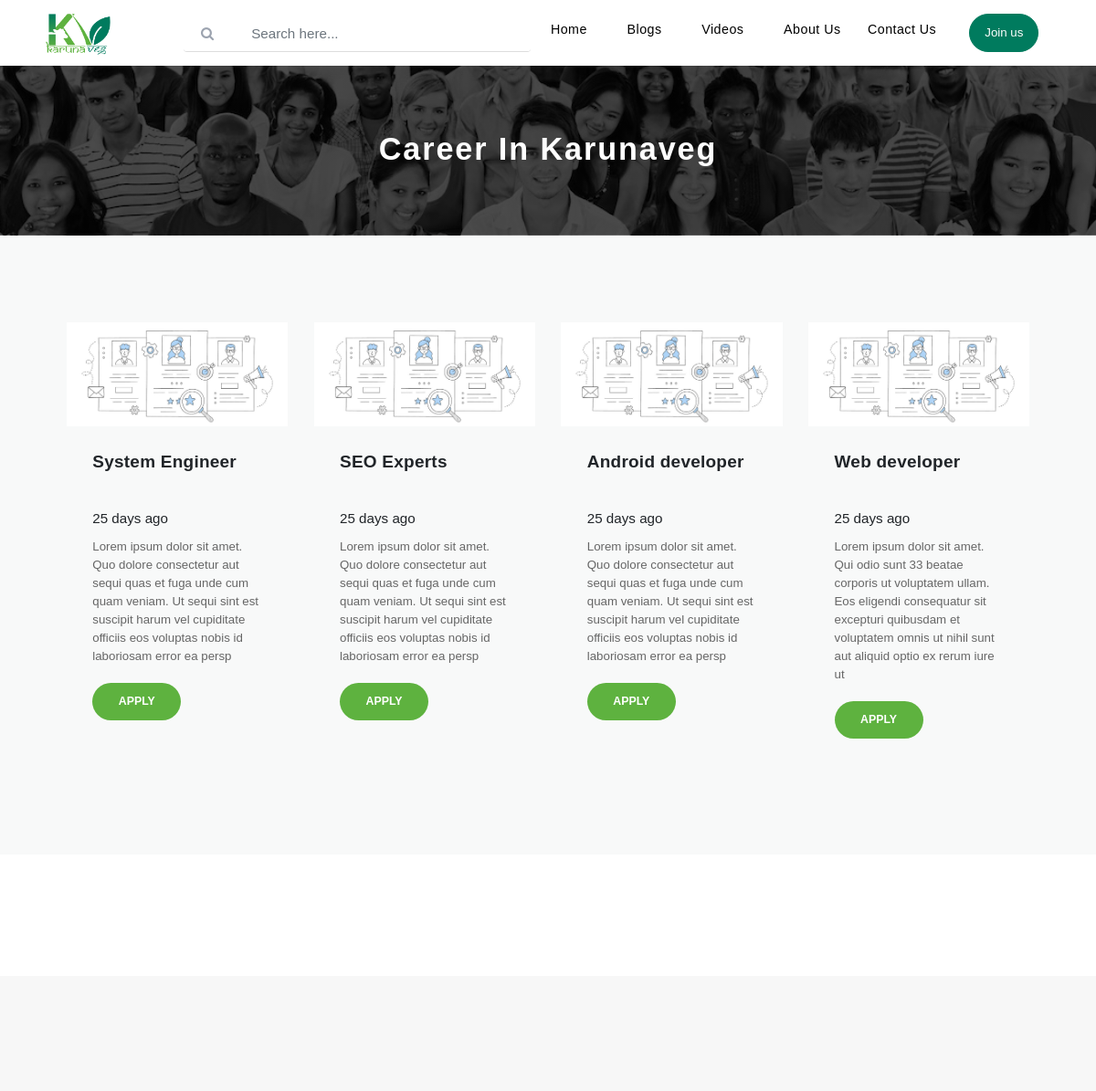
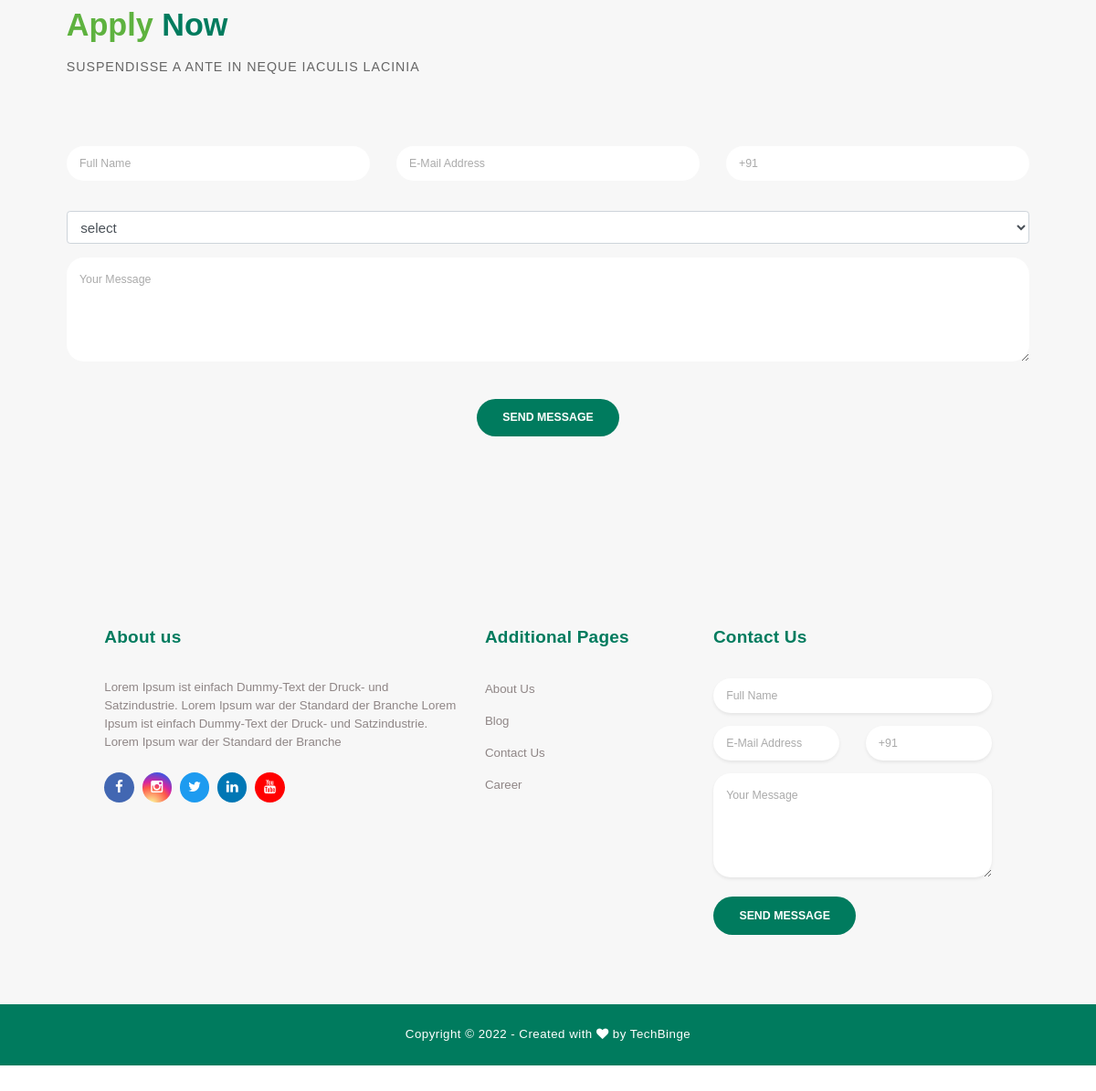
/career.php, run on the app's committed database (2 pictures, top to bottom).
### tables this page shows
CREATE TABLE `career` (
  `id` int(11) NOT NULL,
  `job_title` varchar(200) NOT NULL,
  `job_des` varchar(200) NOT NULL
);

### career.php (the view, shortened to what this page needs)
<!DOCTYPE html>
<html lang="en">
  <head>
    <link href="vendor/bootstrap/css/bootstrap.min.css" rel="stylesheet">
    <link rel="stylesheet" href="assets/css/fontawesome.css">
    <link rel="stylesheet" href="assets/css/style.css">
    <link rel="stylesheet" href="assets/css/owl.css">
  </head>
  <body>
    <?php
        include('includes/function.php');
        include('includes/header.php');
    ?>
    <div class="page-heading header-text">
      <div class="container">
        <div class="row">
          <div class="col-md-12">
            <h1>Career in karunaveg</h1>
          </div>
        </div>
      </div>
    </div>
        <?php
$query = "SELECT * FROM `career` ORDER BY id DESC ";
$run = mysqli_query($db, $query);
$num = mysqli_num_rows($run);
if($num>0)
{
  ?>
    <div class="services">
      <div class="container">
        <div class="row">
        <?php
  while( $row = mysqli_fetch_assoc($run))
  {
    ?>
          <div class="col-md-3">
            <div class="service-item">
              <img src="assets/images/job.jpg" class="img-fluid" alt="">
              <div class="down-content">
                <h4><?php echo $row['job_title'] ?></h4>
                <div style="margin-bottom:10px;">
                  <span> 25 days ago </span>
                </div>
                <p><?php echo $row['job_des'] ?></p>
                <a href="#" class="filled-button">Apply</a>
              </div>
            </div>
            <br>
          </div>
          <?php
      }
      ?>
        </div>
      </div>
      </div>
      <?php
}
else{
  echo "Please add some jobs.";
}
?>
    <div class="callback-form contact-us">
      <div class="container">
        <div class="row">
          <div class="col-md-12">
            <div class="section-heading">
              <h2>Apply <em>Now</em></h2>
              <span>Suspendisse a ante in neque iaculis lacinia</span>
            </div>
          </div>
          <div class="col-md-12">
            <div class="contact-form">
              <form id="contact"  method="get">
                <div class="row">
                  <div class="col-lg-4 col-md-12 col-sm-12">
                    <fieldset>
                      <input name="name" type="text" class="form-control" id="name" placeholder="Full Name" required="">
                    </fieldset>
                  </div>
                  <div class="col-lg-4 col-md-12 col-sm-12">
                    <fieldset>
                      <input name="email" type="text" class="form-control" id="email" pattern="[^ @]*@[^ @]*" placeholder="E-Mail Address" required="">
                    </fieldset>
                  </div>
                  <div class="col-lg-4 col-md-12 col-sm-12">
                    <fieldset>
                      <input name="mobile" type="tel" class="form-control" id="mobile" placeholder="+91 " required="">
                    </fieldset>
                  </div>
                  <div class="form-group col-lg-12 col-md-12 col-sm-12">
                    <fieldset>
                      <select id="inputState" class="form-control ">
                        <option selected>select</option>
                      </select>
                    </fieldset>
                  </div>
                  <div class="col-lg-12">
                    <fieldset>
                      <textarea name="message" rows="6" class="form-control" id="message" placeholder="Your Message" required=""></textarea>
                    </fieldset>
                  </div>
                  <div class="col-lg-12">
                    <fieldset>
                      <button type="submit" id="form-submit" class="filled-button">Send Message</button>
                    </fieldset>
                  </div>
                </div>
              </form>
            </div>
          </div>
        </div>
      </div>
    </div>
        <?php
      include('includes/footer.php');
    ?>
  </body>
</html>

### assets/css/style.css (style rules this page uses)
:root { --green2: #007B5E; --green1: #5EB23F; --para: #8f8686; --white: #fff; --white-gray: #f7f7f7; ; }
body { font-family: sans-serif; overflow-x: hidden; text-rendering: optimizeLegibility; -webkit-font-smoothing: antialiased; -moz-osx-font-smoothing: grayscale; overflow-x: hidden; zoom: 95%; }
p { margin-bottom: 0px; font-size: 14px; color: #666666; }
a { text-decoration: none!important; }
h1, h2, h3, h4, h5, h6 { margin: 0px; }
a.filled-button { background-color: var(--green2); color: #fff; font-size: 13px; text-transform: uppercase; font-weight: 700; padding: 12px 30px; border-radius: 30px; display: inline-block; transition: all 0.3s; }
.section-heading { text-align: left; margin-bottom: 80px; }
.section-heading h2 { font-size: 36px; font-weight: 600; color: var(--green1); }
.section-heading em { font-style: normal; color: var(--green2); }
.section-heading span { display: block; margin-top: 15px; text-transform: uppercase; font-size: 15px; color: #666; letter-spacing: 1px; }
*, *:before, *:after { -webkit-box-sizing: border-box; box-sizing: border-box; -webkit-font-smoothing: antialiased; -moz-osx-font-smoothing: grayscale; }
.services { background-color: #f8f9f9; padding: 100px 0 80px; background-position: center center; background-repeat: no-repeat; background-size: cover; position: relative; }
.service-item .down-content { padding: 30px; }
.service-item .down-content h4 { font-size: 20px; font-weight: 700; letter-spacing: 0.25px; margin-bottom: 15px; height: 50px; }
.service-item .down-content p { margin-bottom: 20px; }
.service-item .filled-button { background-color: var(--green1); color: var(--white); }
.contact-us { background-color: #f7f7f7; padding: 140px 0px; }
.contact-us .contact-form { background-color: transparent!important; padding: 0!important; }
.callback-form { margin-top: 140px; }
.callback-form .contact-form { background-color: var(--green2); padding: 60px; border-radius: 5px; text-align: center; }
.callback-form .contact-form input { border-radius: 20px; height: 40px; line-height: 40px; display: inline-block; padding: 0px 15px; color: #6a6a6a; font-size: 13px; text-transform: none; box-shadow: none; border: none; margin-bottom: 35px; }
.callback-form .contact-form textarea { border-radius: 20px; height: 120px; max-height: 200px; min-height: 120px; display: inline-block; padding: 15px; color: #6a6a6a; font-size: 13px; text-transform: none; box-shadow: none; border: none; margin-bottom: 35px; }
.callback-form .contact-form ::placeholder { color: #aaa; }
.contact-us .contact-form button.filled-button { background-color: var(--green2); color: #fff; border: none; font-size: 13px; text-transform: uppercase; font-weight: 700; padding: 12px 30px; border-radius: 30px; display: inline-block; transition: all 0.3s; outline: none; box-shadow: none; text-shadow: none; cursor: pointer; }
.page-heading { text-align: center; background: linear-gradient(rgba(0, 0, 0, 0.7), rgba(0, 0, 0, 0.7)), url(../images/about.jpg); background-position: center; background-repeat: no-repeat; background-size: cover; padding: 150px 0px 60px 0px; color: #fff; position: relative; }
.page-heading .container { position: relative; z-index: 2; }
.page-heading:before { content: ''; position: absolute; top: 0; left: 0; right: 0; bottom: 0; z-index: 1; }
.page-heading h1 { text-transform: capitalize; font-size: 36px; font-weight: 700; letter-spacing: 2px; margin-bottom: 18px; }
* { margin: 0; padding: 0; -webkit-box-sizing: border-box; box-sizing: border-box; }

### data on the page
career: job_title "System Engineer", job_des "Lorem ipsum dolor sit amet. Quo dolore consectetur aut sequi quas et fuga unde cum quam veniam. Ut sequi sint est suscipit harum vel cupiditate officiis eos voluptas nobis id laboriosam error ea persp"
career: job_title "SEO Experts", job_des "Lorem ipsum dolor sit amet. Quo dolore consectetur aut sequi quas et fuga unde cum quam veniam. Ut sequi sint est suscipit harum vel cupiditate officiis eos voluptas nobis id laboriosam error ea persp"
career: job_title "Android developer", job_des "Lorem ipsum dolor sit amet. Quo dolore consectetur aut sequi quas et fuga unde cum quam veniam. Ut sequi sint est suscipit harum vel cupiditate officiis eos voluptas nobis id laboriosam error ea persp"
career: job_title "Web developer", job_des "Lorem ipsum dolor sit amet. Qui odio sunt 33 beatae corporis ut voluptatem ullam. Eos eligendi consequatur sit excepturi quibusdam et voluptatem omnis ut nihil sunt aut aliquid optio ex rerum iure ut"
